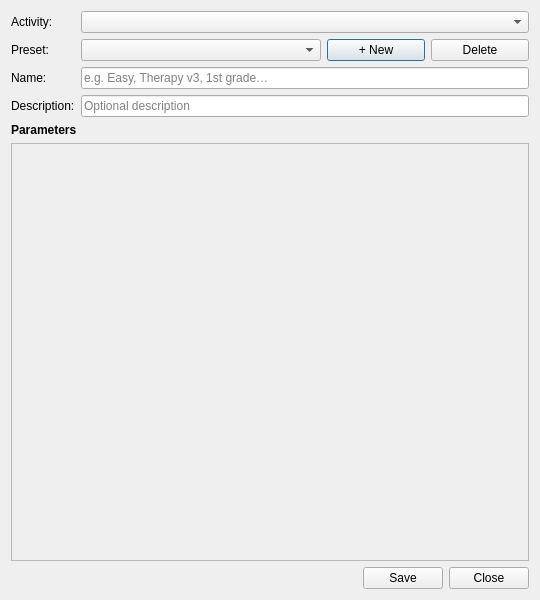
<?xml version="1.0" encoding="UTF-8"?>
<ui version="4.0">
 <class>ActivityPresetDialog</class>
 <widget class="QDialog" name="ActivityPresetDialog">
  <property name="geometry">
   <rect><x>0</x><y>0</y><width>540</width><height>600</height></rect>
  </property>
  <property name="windowTitle"><string>Activity Presets</string></property>
  <property name="minimumSize">
   <size><width>540</width><height>600</height></size>
  </property>
  <layout class="QVBoxLayout" name="verticalLayout">
   <item>
    <layout class="QFormLayout" name="top_form">
     <item row="0" column="0">
      <widget class="QLabel" name="activity_label">
       <property name="text"><string>Activity:</string></property>
      </widget>
     </item>
     <item row="0" column="1">
      <widget class="QComboBox" name="activity_combo"/>
     </item>
     <item row="1" column="0">
      <widget class="QLabel" name="preset_label">
       <property name="text"><string>Preset:</string></property>
      </widget>
     </item>
     <item row="1" column="1">
      <layout class="QHBoxLayout" name="preset_row">
       <item>
        <widget class="QComboBox" name="preset_combo">
         <property name="minimumSize">
          <size><width>240</width><height>0</height></size>
         </property>
        </widget>
       </item>
       <item>
        <widget class="QPushButton" name="new_btn">
         <property name="text"><string>+ New</string></property>
        </widget>
       </item>
       <item>
        <widget class="QPushButton" name="delete_btn">
         <property name="text"><string>Delete</string></property>
        </widget>
       </item>
      </layout>
     </item>
     <item row="2" column="0">
      <widget class="QLabel" name="name_label">
       <property name="text"><string>Name:</string></property>
      </widget>
     </item>
     <item row="2" column="1">
      <widget class="QLineEdit" name="name_edit">
       <property name="placeholderText"><string>e.g. Easy, Therapy v3, 1st grade…</string></property>
      </widget>
     </item>
     <item row="3" column="0">
      <widget class="QLabel" name="desc_label">
       <property name="text"><string>Description:</string></property>
      </widget>
     </item>
     <item row="3" column="1">
      <widget class="QLineEdit" name="desc_edit">
       <property name="placeholderText"><string>Optional description</string></property>
      </widget>
     </item>
    </layout>
   </item>
   <item>
    <widget class="QLabel" name="params_header">
     <property name="text"><string>&lt;b&gt;Parameters&lt;/b&gt;</string></property>
    </widget>
   </item>
   <item>
    <widget class="QScrollArea" name="scroll_area">
     <property name="sizePolicy">
      <sizepolicy hsizetype="Expanding" vsizetype="Expanding">
       <horstretch>0</horstretch>
       <verstretch>0</verstretch>
      </sizepolicy>
     </property>
     <property name="widgetResizable"><bool>true</bool></property>
     <widget class="QWidget" name="params_container">
      <layout class="QFormLayout" name="params_layout"/>
     </widget>
    </widget>
   </item>
   <item>
    <layout class="QHBoxLayout" name="btn_row">
     <item>
      <spacer name="btn_spacer">
       <property name="orientation"><enum>Qt::Horizontal</enum></property>
       <property name="sizeHint" stdset="0"><size><width>40</width><height>20</height></size></property>
      </spacer>
     </item>
     <item>
      <widget class="QPushButton" name="save_btn">
       <property name="text"><string>Save</string></property>
      </widget>
     </item>
     <item>
      <widget class="QPushButton" name="close_btn">
       <property name="text"><string>Close</string></property>
      </widget>
     </item>
    </layout>
   </item>
  </layout>
 </widget>
 <resources/>
 <connections/>
</ui>
